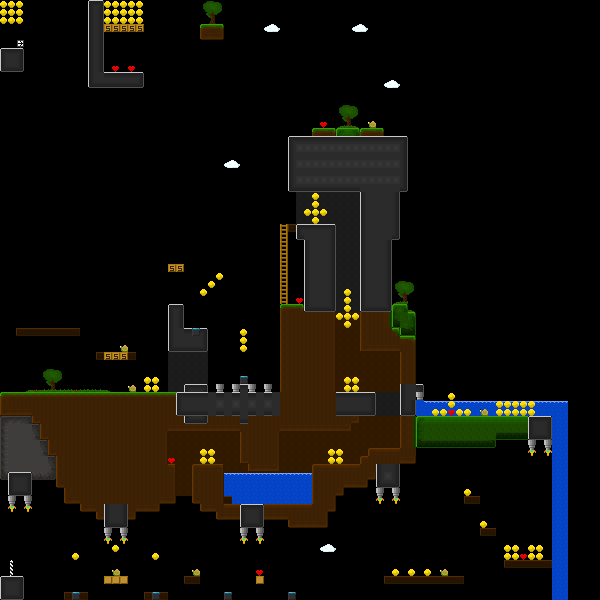

A 2D game scene composited from a Tiled map and its tileset images. What follows is a short description and the map's XML, with each tile layer's data collapsed to a summary:
An orthogonal 75x75 tile map with 8x8 px tiles, 3 tile layers (bg, normal, fg).

<map version="1.2" tiledversion="2019.04.03" orientation="orthogonal" renderorder="right-down" width="75" height="75" tilewidth="8" tileheight="8" infinite="0" nextlayerid="6" nextobjectid="1">
 <tileset firstgid="1" source="tileset2.tsx" />
 <layer id="5" name="bg" width="75" height="75">
  <data>[5625 cells, 739 non-empty, 11 distinct tile ids]</data>
 </layer>
 <layer id="3" name="normal" width="75" height="75">
  <data>[5625 cells, 1365 non-empty, 74 distinct tile ids]</data>
 </layer>
 <layer id="4" name="fg" width="75" height="75">
  <data>[5625 cells, 57 non-empty, 8 distinct tile ids]</data>
 </layer>
</map>
